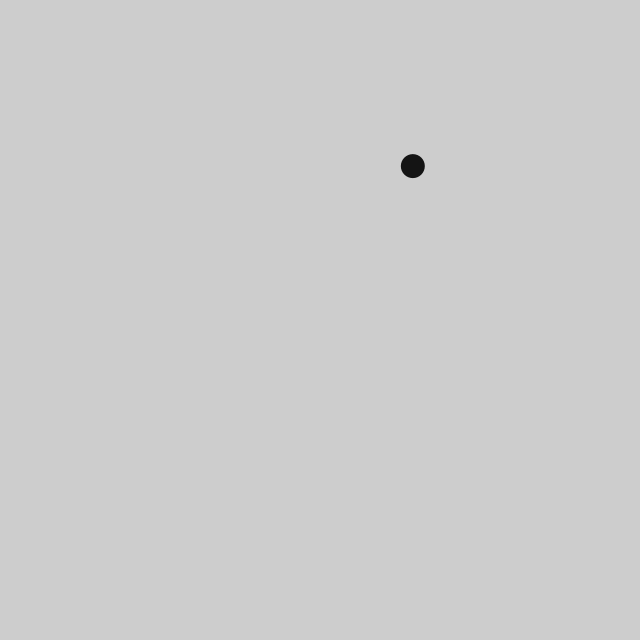
Frame 1 (no input)
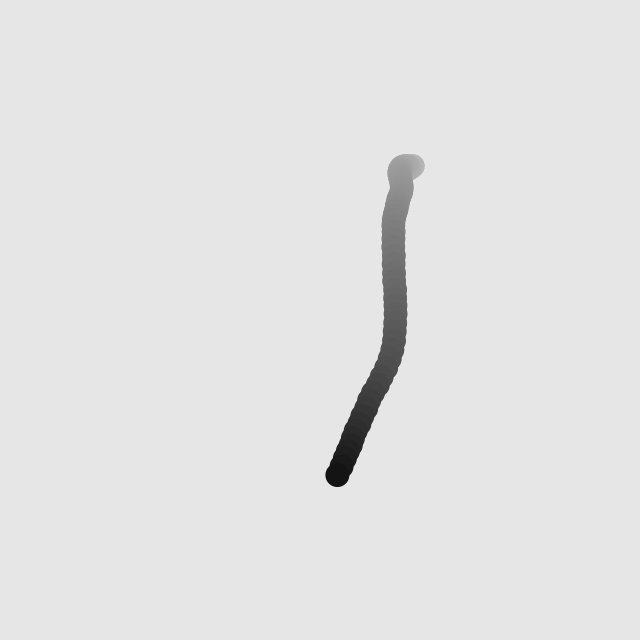
Frame 60 (the mouse pressed at the canvas centre just before this capture)
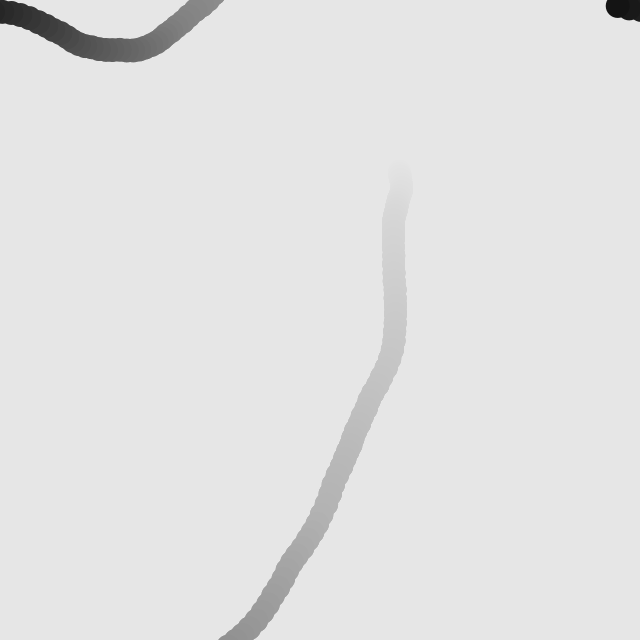
Frame 120 (the mouse held since frame 60 and released just before this capture)

The Processing sketch that drew these frames (run headless with seeded random() and noise(); from frame 60 on, the mouse is pressed at the canvas centre):

// Processing sketch: RandomAcceleration
// ── RandomAcceleration.pde
Mover matilda;

void setup() {
  size(640, 640);
  pixelDensity(displayDensity());
  matilda = new Mover();
}

void draw() {
  noStroke();
  fill(230, 5);
  rect(0, 0, width, height);
  matilda.update();
  matilda.render();
}

// ── Mover.pde
class Mover {

  PVector loc;
  PVector vel;
  PVector acc;
  float maxVel;
  float itemSize;

  Mover() {
    float x = random(width);
    float y = random(height);
    loc = new PVector(x, y);
    vel = new PVector(0, 0);
    acc = new PVector(0, 0);
    itemSize = 24;
  }

  void update() {
    acc = PVector.random2D();
    checkEdges();
    vel.add(acc);
    loc.add(vel);
    vel.limit(25);
  }

  void checkEdges() {
    float rightEdge = width + (itemSize/2);
    float leftEdge = 0 - (itemSize/2);
    float topEdge = 0 - (itemSize/2);
    float bottomEdge = height + (itemSize/2);
    if (loc.x > rightEdge) {
      loc.x = leftEdge;
    } else if (loc.x < leftEdge) {
      loc.x = rightEdge;
    } else if (loc.y < topEdge) {
      loc.y = bottomEdge;
    } else if (loc.y > bottomEdge) {
      loc.y = topEdge;
    }
  }

  void render() {
    noStroke();
    fill(20);
    ellipse(loc.x, loc.y, itemSize, itemSize);
  }
}
